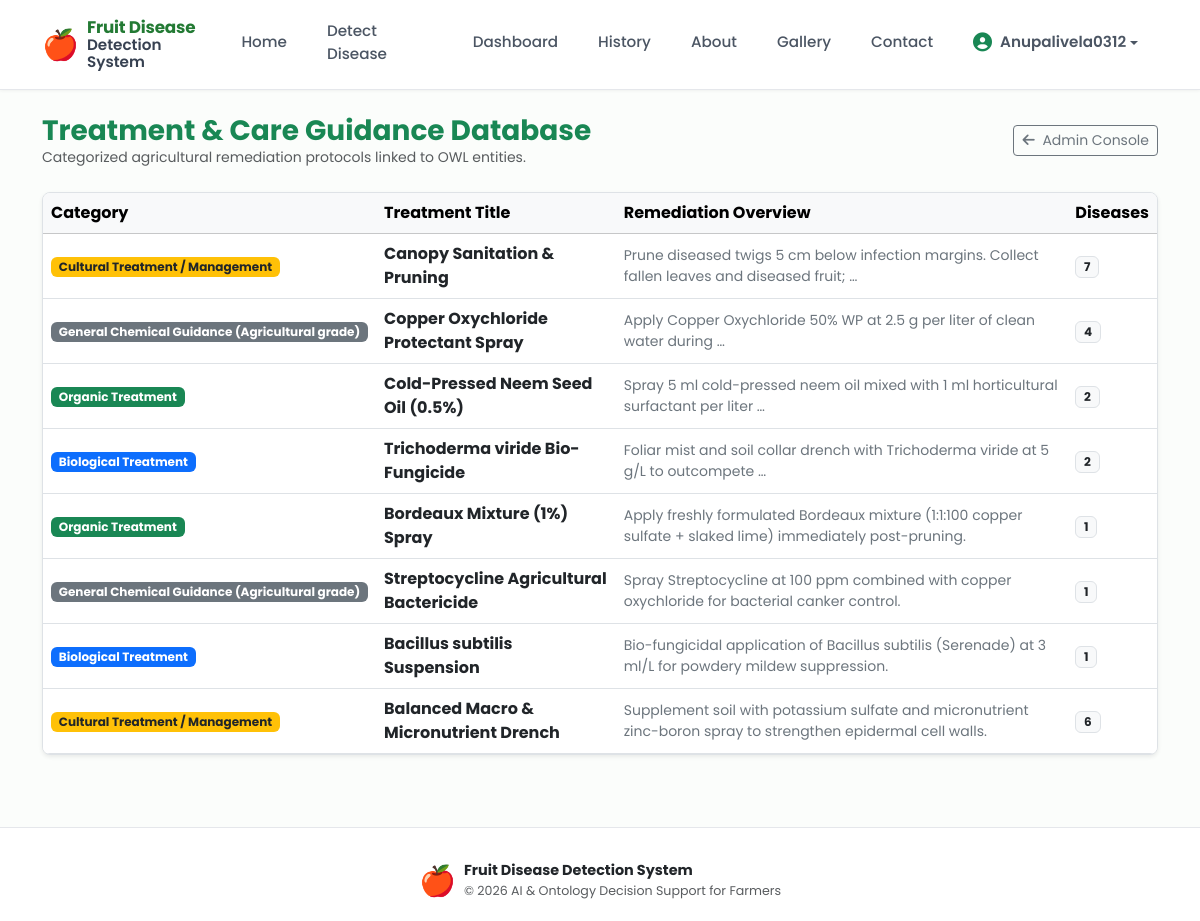
The app's page /diseases/treatments/ (signed in) with its own data.
### diseases/models.py (models this page shows, shortened)
class Treatment(models.Model):
    CATEGORY_CHOICES = [
        ('organic', 'Organic Treatment'),
        ('biological', 'Biological Treatment'),
        ('cultural', 'Cultural Treatment / Management'),
        ('chemical', 'General Chemical Guidance (Agricultural grade)'),
    ]
    title = models.CharField(max_length=150)
    category = models.CharField(max_length=30, choices=CATEGORY_CHOICES, default='organic')
    description = models.TextField()
    precautions = models.TextField(blank=True, default='Wear protective gear. Do not exceed suggested dilution. Avoid spraying during high heat or bee activity.')
    recommended_stage = models.CharField(max_length=100, blank=True, default='At earliest symptom onset')

### diseases/views.py (the view)
# urls.py: path('treatments/', treatment_list_view, name='treatment_list'),
@login_required
def treatment_list_view(request):
    treatments = Treatment.objects.all().prefetch_related('diseases')
    form = TreatmentForm()
    if request.method == 'POST' and (request.user.is_superuser or request.user.profile.is_expert):
        form = TreatmentForm(request.POST)
        if form.is_valid():
            form.save()
            messages.success(request, "Treatment added successfully.")
            return redirect('diseases:treatment_list')
    return render(request, 'treatments_list.html', {'treatments': treatments, 'form': form})

### accounts/models.py (called while the page is built)
    @property
    def is_expert(self) -> bool:
        return self.role in ['expert', 'admin']

    @property
    def is_admin(self) -> bool:
        return self.role == 'admin' or self.user.is_superuser

### detection/context_processors.py (called while the page is built)
def system_status(request):
    predictor = get_predictor()
    model_exists = os.path.exists(settings.SAVED_MODEL_PATH)
    owl_exists = os.path.exists(settings.OWL_FILE_PATH)
    return {
        'SYSTEM_MOCK_MODE': predictor.is_mock,
        'MODEL_FILE_EXISTS': model_exists,
        'ONTOLOGY_FILE_EXISTS': owl_exists,
        'MODEL_PATH_REL': 'model/saved_models/fruit_disease_model.h5',
        'ONTOLOGY_PATH_REL': 'ontology/fruit_disease.owl',
    }

### model/prediction/predict.py (called while the page is built, shortened)
def get_predictor() -> FruitDiseasePredictor:
    global _global_predictor
    if _global_predictor is None:
        _global_predictor = FruitDiseasePredictor()
    elif _global_predictor.is_mock and _global_predictor.model is None:
        if os.path.exists(_global_predictor.model_path):
            logger.info(
                "Retrying CNN model load (previous attempt failed, model file now found)."
            )
            _global_predictor = FruitDiseasePredictor()
    return _global_predictor

### templates/treatments_list.html (shortened to what this page needs)
{% extends 'base.html' %}
{% block content %}
<div class="container py-4">
    <div class="d-flex justify-content-between align-items-center mb-4">
        <div>
            <h3 class="fw-bold text-success mb-0">Treatment &amp; Care Guidance Database</h3>
            <p class="text-muted small mb-0">Categorized agricultural remediation protocols linked to OWL entities.</p>
        </div>
        <a href="{% url 'detection:admin_dashboard' %}" class="btn btn-outline-secondary btn-sm">
            <i class="fa-solid fa-arrow-left me-1"></i> Admin Console
        </a>
    </div>
    <div class="row g-4">
        <div class="{% if user.is_authenticated and user.profile.is_expert %}col-lg-8{% else %}col-12{% endif %}">
            <div class="bg-white border rounded-3 shadow-sm overflow-hidden">
                <div>
                    <div class="table-responsive">
                        <table class="table table-hover align-middle mb-0">
                            <thead class="table-light">
                                <tr>
                                    <th>Category</th>
                                    <th>Treatment Title</th>
                                    <th>Remediation Overview</th>
                                    <th>Diseases</th>
                                </tr>
                            </thead>
                            <tbody>
                                {% for t in treatments %}
                                    <tr>
                                        <td>
                                            <span class="badge {% if t.category == 'organic' %}bg-success{% elif t.category == 'biological' %}bg-primary{% elif t.category == 'cultural' %}bg-warning text-dark{% else %}bg-secondary{% endif %}">
                                                {{ t.get_category_display }}
                                            </span>
                                        </td>
                                        <td class="fw-bold text-dark">{{ t.title }}</td>
                                        <td class="small text-secondary">{{ t.description|truncatewords:14 }}</td>
                                        <td>
                                            <span class="badge bg-light text-dark border">{{ t.diseases.count }}</span>
                                        </td>
                                    </tr>
                                {% empty %}
                                    <tr>
                                        <td colspan="4" class="text-center py-4 text-muted">No treatments registered.</td>
                                    </tr>
                                {% endfor %}
                            </tbody>
                        </table>
                    </div>
                </div>
            </div>
        </div>
    </div>
</div>
{% endblock %}

### templates/base.html (shortened to what this page needs)
<!DOCTYPE html>
<html lang="en">
<head>
    <link href="https://cdn.jsdelivr.net/npm/bootstrap@5.3.3/dist/css/bootstrap.min.css" rel="stylesheet">
    <link href="https://cdnjs.cloudflare.com/ajax/libs/font-awesome/6.5.1/css/all.min.css" rel="stylesheet">
    <link rel="stylesheet" href="/static/css/style.css">
</head>
<body>
    <nav class="navbar navbar-expand-lg navbar-clean sticky-top">
        <div class="container">
            <a class="brand-logo-container" href="{% url 'home' %}">
                <span class="brand-apple-icon">🍎</span>
                <div class="d-flex flex-column">
                    <span class="brand-text-main">Fruit Disease</span>
                    <span class="brand-text-sub">Detection System</span>
                </div>
            </a>
            <div class="collapse navbar-collapse" id="themeNavbar">
                <ul class="navbar-nav mx-auto mb-2 mb-lg-0 align-items-center">
                    <li class="nav-item">
                        <a class="nav-link {% if request.path == '/' %}active{% endif %}" href="{% url 'home' %}">Home</a>
                    </li>
                    <li class="nav-item">
                        <a class="nav-link {% if '/detection/detect/' in request.path or '/detection/result/' in request.path %}active{% endif %}" href="{% url 'detection:detect' %}">Detect Disease</a>
                    </li>
                    {% if user.is_authenticated %}
                    <li class="nav-item">
                        <a class="nav-link {% if request.path == '/dashboard/' %}active{% endif %}" href="{% url 'dashboard' %}">Dashboard</a>
                    </li>
                    <li class="nav-item">
                        <a class="nav-link {% if '/detection/history/' in request.path %}active{% endif %}" href="{% url 'detection:history' %}">History</a>
                    </li>
                    {% endif %}
                    <li class="nav-item">
                        <a class="nav-link {% if request.path == '/about/' %}active{% endif %}" href="{% url 'about' %}">About</a>
                    </li>
                    <li class="nav-item">
                        <a class="nav-link {% if request.path == '/gallery/' %}active{% endif %}" href="{% url 'gallery' %}">Gallery</a>
                    </li>
                    <li class="nav-item">
                        <a class="nav-link {% if request.path == '/contact/' %}active{% endif %}" href="{% url 'contact' %}">Contact</a>
                    </li>
                </ul>
                <ul class="navbar-nav ms-auto align-items-center">
                    {% if user.is_authenticated %}
                        <li class="nav-item dropdown">
                            <a class="nav-link dropdown-toggle text-dark fw-semibold d-flex align-items-center py-1" href="#" role="button" data-bs-toggle="dropdown" aria-expanded="false">
                                <span>{{ user.username }}</span>
                            </a>
                        </li>
                    {% endif %}
                </ul>
            </div>
        </div>
    </nav>
    <main>
        {% block content %}{% endblock %}
    </main>
    <footer class="footer-theme mt-5">
        <div class="container">
            <div class="row g-4 align-items-center">
                <div class="col-12 text-center d-flex align-items-center justify-content-center">
                    <span class="brand-apple-icon me-2">🍎</span>
                    <div class="text-start">
                        <div class="fw-bold text-dark">Fruit Disease Detection System</div>
                        <div class="small text-muted">&copy; 2026 AI &amp; Ontology Decision Support for Farmers</div>
                    </div>
                </div>
            </div>
        </div>
    </footer>
</body>
</html>

### static/css/style.css (style rules this page uses)
:root { --theme-green: #237a34; --theme-green-hover: #1b5e20; --theme-light-green: #f0fdf4; --theme-border-green: #bbf7d0; --theme-text-dark: #1f2937; --theme-text-muted: #6b7280; --theme-card-bg: #ffffff; --theme-bg-body: #fbfdfb; --theme-danger: #dc2626; --theme-warning: #ea580c; }
body { font-family: 'Poppins', -apple-system, BlinkMacSystemFont, 'Segoe UI', Roboto, sans-serif; background-color: var(--theme-bg-body); color: var(--theme-text-dark); min-height: 100vh; display: flex; flex-direction: column; margin: 0; padding: 0; }
main { flex: 1 0 auto; }
.navbar-clean { background-color: #ffffff !important; border-bottom: 1px solid #e5e7eb; box-shadow: 0 1px 3px rgba(0, 0, 0, 0.05); padding: 0.75rem 1rem; }
.brand-logo-container { display: flex; align-items: center; text-decoration: none; }
.brand-apple-icon { font-size: 1.85rem; line-height: 1; margin-right: 0.5rem; }
.brand-text-main { font-size: 1.05rem; font-weight: 700; color: var(--theme-green); line-height: 1.1; letter-spacing: -0.2px; }
.brand-text-sub { font-size: 0.95rem; font-weight: 600; color: #374151; line-height: 1.1; }
.navbar-clean .nav-link { color: #4b5563 !important; font-size: 0.95rem; font-weight: 500; padding: 0.5rem 1.1rem !important; margin: 0 0.15rem; transition: all 0.2s ease-in-out; position: relative; border-bottom: 3px solid transparent; }
.footer-theme { background-color: #ffffff; border-top: 1px solid #e5e7eb; padding: 2rem 0 1.25rem; color: #6b7280; font-size: 0.9rem; }

### records on screen
Treatment: category "Cultural Treatment / Management", title "Canopy Sanitation & Pruning", description "Prune diseased twigs 5 cm below infection margins. Collect fallen leaves and diseased fruit; …", diseases.count "7"
Treatment: category "General Chemical Guidance (Agricultural grade)", title "Copper Oxychloride Protectant Spray", description "Apply Copper Oxychloride 50% WP at 2.5 g per liter of clean water during …", diseases.count "4"
Treatment: category "Organic Treatment", title "Cold-Pressed Neem Seed Oil (0.5%)", description "Spray 5 ml cold-pressed neem oil mixed with 1 ml horticultural surfactant per liter …", diseases.count "2"
Treatment: category "Biological Treatment", title "Trichoderma viride Bio-Fungicide", description "Foliar mist and soil collar drench with Trichoderma viride at 5 g/L to outcompete …", diseases.count "2"
Treatment: category "Organic Treatment", title "Bordeaux Mixture (1%) Spray", description "Apply freshly formulated Bordeaux mixture (1:1:100 copper sulfate + slaked lime) immediately post-pruning.", diseases.count "1"
Treatment: category "General Chemical Guidance (Agricultural grade)", title "Streptocycline Agricultural Bactericide", description "Spray Streptocycline at 100 ppm combined with copper oxychloride for bacterial canker control.", diseases.count "1"
Treatment: category "Biological Treatment", title "Bacillus subtilis Suspension", description "Bio-fungicidal application of Bacillus subtilis (Serenade) at 3 ml/L for powdery mildew suppression.", diseases.count "1"
Treatment: category "Cultural Treatment / Management", title "Balanced Macro & Micronutrient Drench", description "Supplement soil with potassium sulfate and micronutrient zinc-boron spray to strengthen epidermal cell walls.", diseases.count "6"

### other values on screen
{{ user.username }} "Anupalivela0312"
